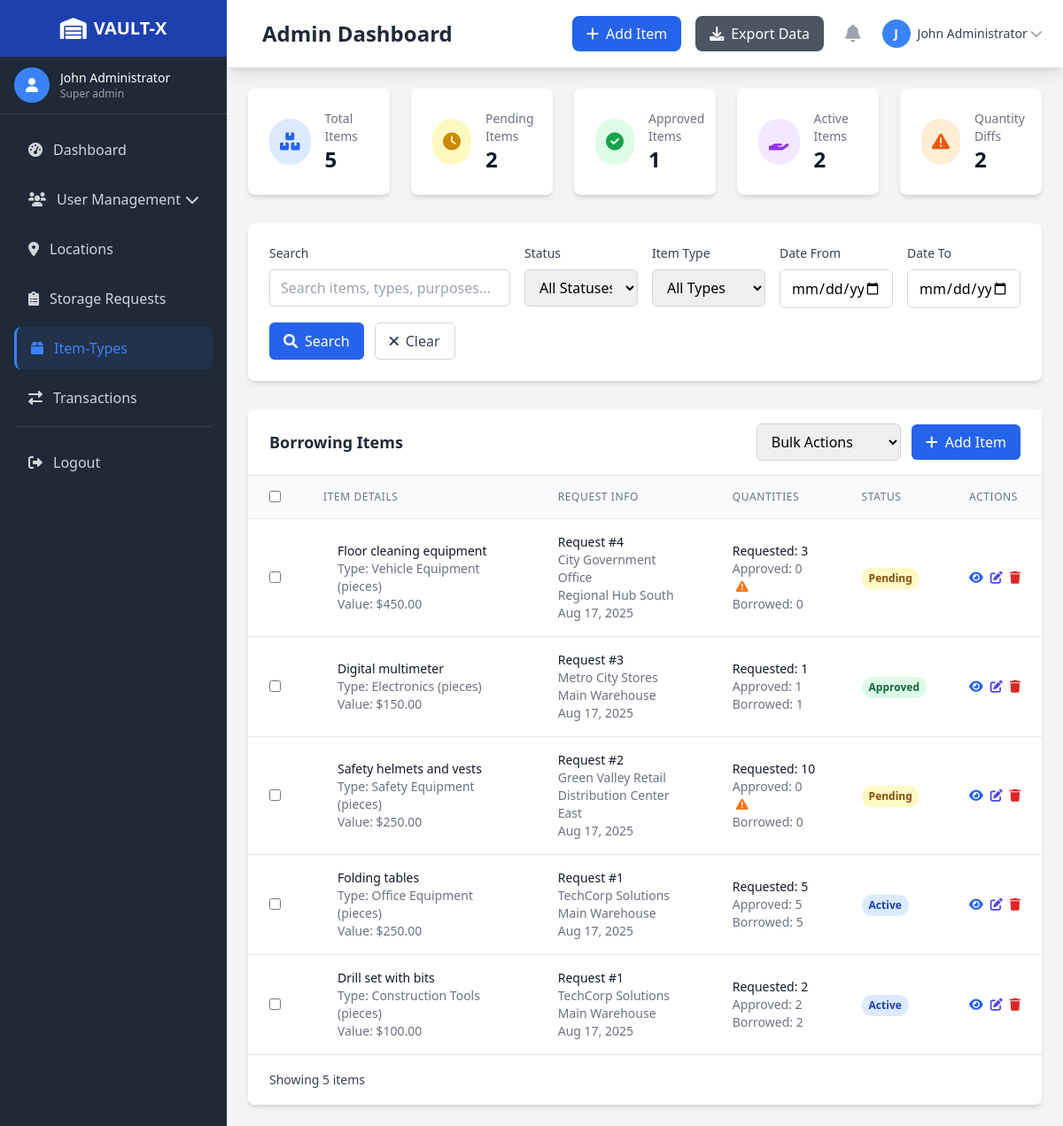
The app's page /borrowing-items.php (signed in), older data.
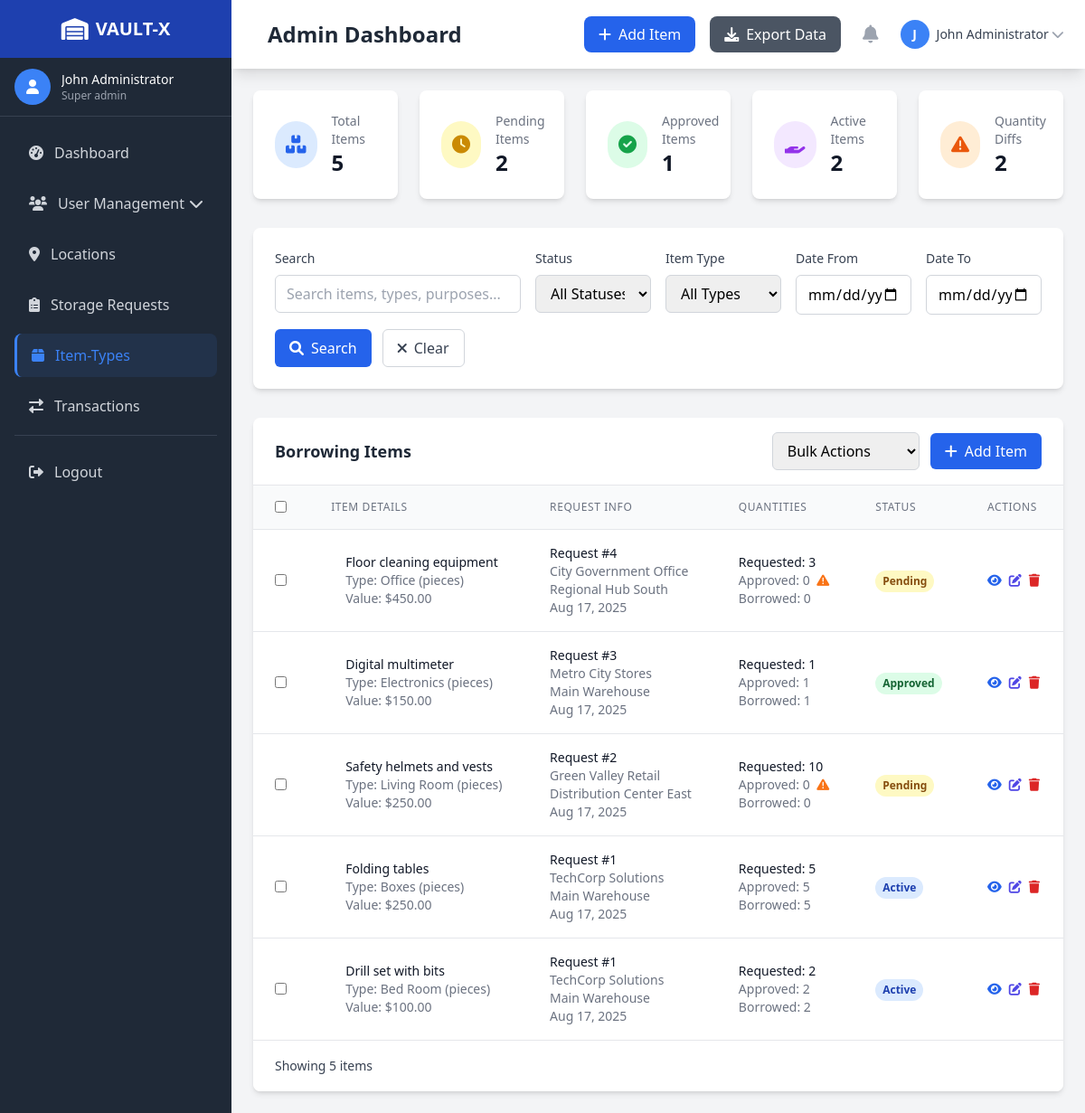
The same page, newer data.
### tables this page shows
CREATE TABLE Borrowing_Items (
    id INT PRIMARY KEY AUTO_INCREMENT,
    borrowing_request_id INT,
    item_type_id INT,
    item_description VARCHAR(255),  
    quantity_requested INT,
    quantity_approved INT,
    quantity_borrowed INT,
    estimated_value DECIMAL(10,2),
    FOREIGN KEY (borrowing_request_id) REFERENCES Borrowing_Request(id),
    FOREIGN KEY (item_type_id) REFERENCES Borrowing_Item_Types(id)
);

CREATE TABLE Borrowing_Item_Types (
    id INT PRIMARY KEY AUTO_INCREMENT,
    name VARCHAR(100),
    description TEXT,
    unit VARCHAR(50),
    estimated_value DECIMAL(10,2),
    created_at DATETIME DEFAULT CURRENT_TIMESTAMP
);

CREATE TABLE Borrowing_Request (
    id INT PRIMARY KEY AUTO_INCREMENT,
    customer_id INT,
    employee_id INT,
    location_id INT,
    request_date DATETIME DEFAULT CURRENT_TIMESTAMP,
    required_date DATETIME,
    purpose TEXT,
    status ENUM('pending', 'approved', 'rejected', 'active', 'returned', 'overdue') DEFAULT 'pending',
    approved_by INT,
    approved_date DATETIME,
    notes TEXT,
    FOREIGN KEY (customer_id) REFERENCES Customer(id),
    FOREIGN KEY (employee_id) REFERENCES Employee(id),
    FOREIGN KEY (location_id) REFERENCES Location(id),
    FOREIGN KEY (approved_by) REFERENCES Admin(id)
);

CREATE TABLE Customer (
    id INT PRIMARY KEY AUTO_INCREMENT,
    name VARCHAR(100),
    email VARCHAR(100) UNIQUE,
    password_hash VARCHAR(255),
    phone VARCHAR(20),
    address TEXT,
    customer_type ENUM('retail', 'wholesale', 'corporate', 'government') DEFAULT 'retail',
    location_type ENUM('local', 'regional', 'national', 'international') DEFAULT 'local',
    contact_person VARCHAR(100),
    alt_phone VARCHAR(20),
    credit_limit DECIMAL(10,2) DEFAULT 0.00,
    payment_terms ENUM('net-30', 'net-60', 'cod', 'advance') DEFAULT 'net-30',
    billing_address TEXT,
    shipping_address TEXT,
    status ENUM('active', 'inactive', 'vip', 'suspended') DEFAULT 'active',
    created_at DATETIME DEFAULT CURRENT_TIMESTAMP
);

CREATE TABLE Location (
    id INT PRIMARY KEY AUTO_INCREMENT,
    name VARCHAR(100),
    address TEXT,
    city VARCHAR(100),
    state VARCHAR(100),
    zip_code VARCHAR(20),
    country VARCHAR(100)
);

### borrowing-items.php (the view, shortened to what the changed rows need)
<?php
require_once 'includes/auth.php';
function getBorrowingItems($pdo, $page = 1, $limit = 10, $filters = []) {
    $offset = ($page - 1) * $limit;
    $whereClause = "WHERE 1=1";
    $params = [];
    $query = "SELECT bi.*,
                     bt.name as item_type_name,
                     bt.unit as item_type_unit,
                     br.id as request_id,
                     br.status as request_status,
                     br.request_date,
                     br.required_date,
                     br.purpose,
                     c.name as customer_name,
                     c.customer_type,
                     e.name as employee_name,
                     l.name as location_name,
                     l.city as location_city
              FROM Borrowing_Items bi
              INNER JOIN Borrowing_Request br ON bi.borrowing_request_id = br.id
              INNER JOIN Customer c ON br.customer_id = c.id
              INNER JOIN Employee e ON br.employee_id = e.id
              INNER JOIN Location l ON br.location_id = l.id
              LEFT JOIN Borrowing_Item_Types bt ON bi.item_type_id = bt.id
              $whereClause
              ORDER BY br.request_date DESC, bi.id DESC
              LIMIT :limit OFFSET :offset";
    $stmt = $pdo->prepare($query);
    $stmt->bindValue(':limit', $limit, PDO::PARAM_INT);
    $stmt->bindValue(':offset', $offset, PDO::PARAM_INT);
    $stmt->execute();
    return $stmt->fetchAll();
}
$filters = [
    'search' => $_GET['search'] ?? '',
    'status' => $_GET['status'] ?? '',
    'item_type_id' => $_GET['item_type_id'] ?? '',
    'borrowing_request_id' => $_GET['borrowing_request_id'] ?? '',
    'date_from' => $_GET['date_from'] ?? '',
    'date_to' => $_GET['date_to'] ?? ''
];
$page = (int)($_GET['page'] ?? 1);
$limit = 10;
$items = getBorrowingItems($pdo, $page, $limit, $filters);
?>
<!DOCTYPE html>
<html lang="en">
<head>
    <script src="https://cdn.tailwindcss.com"></script>
    <link href="https://cdnjs.cloudflare.com/ajax/libs/font-awesome/6.0.0/css/all.min.css" rel="stylesheet">
    <link rel="stylesheet" href="css/style.css">
</head>
<body class="bg-gray-100">
    <div class="lg:ml-64">
        <?php include 'includes/navbar.php'; ?>
        <main class="p-6">
            <div class="bg-white rounded-lg shadow-md overflow-hidden">
                <div class="overflow-x-auto">
                    <table class="min-w-full divide-y divide-gray-200">
                        <thead class="bg-gray-50">
                            <tr>
                                <th class="px-6 py-3 text-left">
                                    <input type="checkbox" id="select-all" class="rounded border-gray-300">
                                </th>
                                <th class="px-6 py-3 text-left text-xs font-medium text-gray-500 uppercase tracking-wider">Item Details</th>
                                <th class="px-6 py-3 text-left text-xs font-medium text-gray-500 uppercase tracking-wider">Request Info</th>
                                <th class="px-6 py-3 text-left text-xs font-medium text-gray-500 uppercase tracking-wider">Quantities</th>
                                <th class="px-6 py-3 text-left text-xs font-medium text-gray-500 uppercase tracking-wider">Status</th>
                                <th class="px-6 py-3 text-left text-xs font-medium text-gray-500 uppercase tracking-wider">Actions</th>
                            </tr>
                        </thead>
                        <tbody class="bg-white divide-y divide-gray-200">
                            <?php foreach ($items as $item): ?>
                                <tr class="hover:bg-gray-50">
                                    <td class="px-6 py-4">
                                        <input type="checkbox" class="item-checkbox rounded border-gray-300" data-id="<?php echo $item['id']; ?>">
                                    </td>
                                    <td class="px-6 py-4">
                                        <div class="flex items-center">
                                            <div class="ml-4">
                                                <div class="text-sm font-medium text-gray-900">
                                                    <?php echo htmlspecialchars($item['item_description']); ?>
                                                </div>
                                                <div class="text-sm text-gray-500">
                                                    <?php if ($item['item_type_name']): ?>
                                                        Type: <?php echo htmlspecialchars($item['item_type_name']); ?>
                                                        <?php if ($item['item_type_unit']): ?>
                                                            (<?php echo htmlspecialchars($item['item_type_unit']); ?>)
                                                        <?php endif; ?>
                                                    <?php else: ?>
                                                        No type specified
                                                    <?php endif; ?>
                                                </div>
                                                <?php if ($item['estimated_value']): ?>
                                                    <div class="text-sm text-gray-500">
                                                        Value: $<?php echo number_format($item['estimated_value'], 2); ?>
                                                    </div>
                                                <?php endif; ?>
                                            </div>
                                        </div>
                                    </td>
                                    <td class="px-6 py-4">
                                        <div class="text-sm text-gray-900">
                                            Request #<?php echo $item['request_id']; ?>
                                        </div>
                                        <div class="text-sm text-gray-500">
                                            <?php echo htmlspecialchars($item['customer_name']); ?>
                                        </div>
                                        <div class="text-sm text-gray-500">
                                            <?php echo htmlspecialchars($item['location_name']); ?>
                                        </div>
                                        <div class="text-sm text-gray-500">
                                            <?php echo date('M j, Y', strtotime($item['request_date'])); ?>
                                        </div>
                                    </td>
                                    <td class="px-6 py-4">
                                        <div class="text-sm text-gray-900">
                                            Requested: <?php echo number_format($item['quantity_requested']); ?>
                                        </div>
                                        <?php if ($item['quantity_approved'] !== null): ?>
                                            <div class="text-sm text-gray-500">
                                                Approved: <?php echo number_format($item['quantity_approved']); ?>
                                                <?php if ($item['quantity_approved'] != $item['quantity_requested']): ?>
                                                    <i class="fas fa-exclamation-triangle text-orange-500 ml-1" title="Quantity differs from requested"></i>
                                                <?php endif; ?>
                                            </div>
                                        <?php endif; ?>
                                        <?php if ($item['quantity_borrowed'] !== null): ?>
                                            <div class="text-sm text-gray-500">
                                                Borrowed: <?php echo number_format($item['quantity_borrowed']); ?>
                                            </div>
                                        <?php endif; ?>
                                    </td>
                                    <td class="px-6 py-4">
                                        <?php
                                        $statusColors = [
                                            'pending' => 'bg-yellow-100 text-yellow-800',
                                            'approved' => 'bg-green-100 text-green-800',
                                            'rejected' => 'bg-red-100 text-red-800',
                                            'active' => 'bg-blue-100 text-blue-800',
                                            'completed' => 'bg-gray-100 text-gray-800',
                                            'overdue' => 'bg-red-100 text-red-800'
                                        ];
                                        $statusClass = $statusColors[$item['request_status']] ?? 'bg-gray-100 text-gray-800';
                                        ?>
                                        <span class="inline-flex px-2 py-1 text-xs font-semibold rounded-full <?php echo $statusClass; ?>">
                                            <?php echo ucfirst($item['request_status']); ?>
                                        </span>
                                    </td>
                                    <td class="px-6 py-4 text-sm font-medium">
                                        <div class="flex space-x-2">
                                            <button onclick="viewItem(<?php echo $item['id']; ?>)"
                                                    class="text-blue-600 hover:text-blue-900" title="View Details">
                                                <i class="fas fa-eye"></i>
                                            </button>
                                            <button onclick="editItem(<?php echo $item['id']; ?>)"
                                                    class="text-indigo-600 hover:text-indigo-900" title="Edit">
                                                <i class="fas fa-edit"></i>
                                            </button>
                                            <button onclick="deleteItem(<?php echo $item['id']; ?>)"
                                                    class="text-red-600 hover:text-red-900" title="Delete">
                                                <i class="fas fa-trash"></i>
                                            </button>
                                        </div>
                                    </td>
                                </tr>
                            <?php endforeach; ?>
                        </tbody>
                    </table>
                </div>
            </div>
        </main>
    </div>
</body>
</html>

Row changes from the older to the newer data that the page shows:
changed through a linked row, borrowing_items "Floor cleaning equipment": item_type.name "Vehicle Equipment" → "Office"
changed through a linked row, borrowing_items "Safety helmets and vests": item_type.name "Safety Equipment" → "Living Room"
changed through a linked row, borrowing_items "Folding tables": item_type.name "Office Equipment" → "Boxes"
changed through a linked row, borrowing_items "Drill set with bits": item_type.name "Construction Tools" → "Bed Room"
